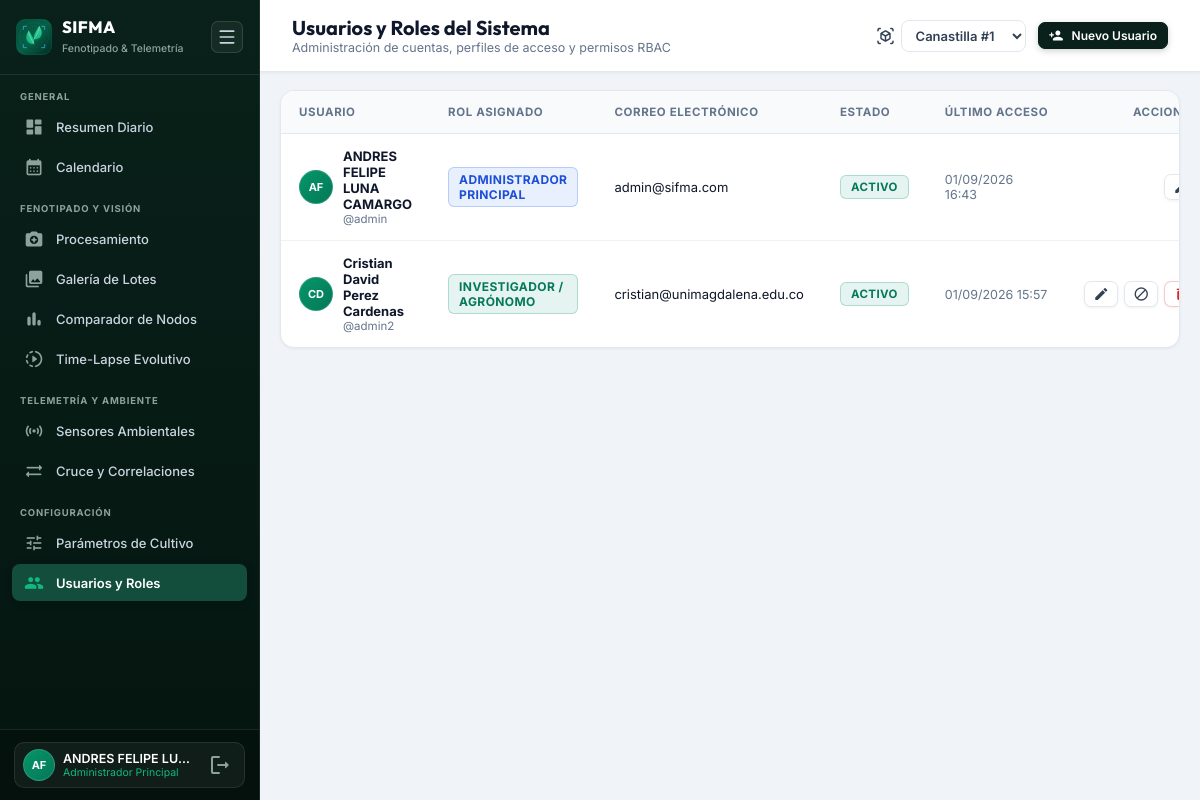
The app's page /users (signed in) with its own data.
### domain/models/user.py (models this page shows, shortened)
class User(db.Model):
    __tablename__ = 'users'
    id = Column(Integer, primary_key=True)
    username = Column(String(60), unique=True, nullable=False, index=True)
    full_name = Column(String(120), nullable=False)
    email = Column(String(120), unique=True, nullable=True)
    password_hash = Column(String(256), nullable=False)
    role = Column(String(30), default='investigador', nullable=False) # 'admin', 'investigador', 'operador'
    is_active = Column(Boolean, default=True, nullable=False)
    created_at = Column(DateTime, default=datetime.now)
    last_login = Column(DateTime, nullable=True)
    @property
    def role_display(self) -> str:
        roles_map = {
            "admin": "Administrador Principal",
            "investigador": "Investigador / Agrónomo",
            "operador": "Técnico de Campo"
        }
        return roles_map.get(self.role, "Usuario")
    @property
    def avatar_initials(self) -> str:
        if not self.full_name:
            return self.username[:2].upper()
        parts = self.full_name.strip().split()
        if len(parts) >= 2:
            return f"{parts[0][0]}{parts[1][0]}".upper()
        return parts[0][:2].upper()

### presentation/web/dashboard_routes.py (the view)
@dashboard_bp.route('/users')
@role_required('admin')
def users_management():
    config = system_service.get_config()
    active_plant_id = get_active_plant_id()
    users = user_service.get_all_users()
    return render_template('users.html',
                           config=config,
                           users=users,
                           active_plant_id=active_plant_id)

### application/services/system_service.py (called while the page is built)
    def get_config(self) -> Config:
        return self.config_repo.get()

    def get_profile(self, crop_type: Optional[str] = None) -> CropProfile:
        if not crop_type:
            cfg = self.get_config()
            crop_type = cfg.selected_crop_type
        profile = self.crop_repo.get_by_type(crop_type)
        if not profile:
            profile = self.crop_repo.get_by_type("cebollin") or self.crop_repo.get_all()[0]
        return profile

    def get_crop_for_plant(self, plant_id: int) -> str:
        cfg = self.get_config()
        attr_name = f"plant_{plant_id}_crop"
        return getattr(cfg, attr_name, None) or cfg.selected_crop_type or "cebollin"

    def get_profile_for_plant(self, plant_id: int) -> CropProfile:
        crop_type = self.get_crop_for_plant(plant_id)
        return self.get_profile(crop_type)

    def get_all_plant_profiles_map(self) -> Dict[int, Dict[str, str]]:
        res = {}
        for pid in range(1, 5):
            c_type = self.get_crop_for_plant(pid)
            prof = self.get_profile(c_type)
            res[pid] = {
                "plant_id": pid,
                "crop_type": c_type,
                "display_name": prof.display_name if prof else c_type.capitalize()
            }
        return res

### application/services/user_service.py (called while the page is built)
    def get_all_users(self) -> List[User]:
        return self.user_repo.get_all()

### infrastructure/database/repositories/config_repository.py (called while the page is built)
    def get(self) -> Config:
        config = Config.query.first()
        if not config:
            config = Config()
            db.session.add(config)
            db.session.commit()
        return config

### infrastructure/database/repositories/crop_repository.py (called while the page is built)
    def get_by_type(self, crop_type: str) -> Optional[CropProfile]:
        if not crop_type:
            return None
        return CropProfile.query.filter_by(crop_type=crop_type).first()

### infrastructure/database/repositories/user_repository.py (called while the page is built)
    def get_all(self) -> List[User]:
        return User.query.order_by(User.created_at.asc()).all()

### presentation/web/dashboard_routes.py (called while the page is built, shortened)
def get_active_plant_id():
    arg_id = request.args.get('plant_id')
    return session.get('active_plant_id', 1)

def get_current_user_profile():
    return {
        "id": session.get("user_id", 1),
        "username": session.get("username", "admin"),
        "name": session.get("user_name", "Andres Luna"),
        "role": session.get("user_role", "admin"),
        "role_display": session.get("user_role_display", "Administrador Principal"),
        "avatar": session.get("user_avatar", "AL")
    }

### templates/users.html (shortened to what this page needs)
{% extends 'base.html' %}
{% block heading %}Usuarios y Roles del Sistema{% endblock %}
{% block subheading %}Administración de cuentas, perfiles de acceso y permisos RBAC{% endblock %}
{% block header_actions %}
<button class="btn btn-primary btn-sm" onclick="openCreateUserModal()">
    <span class="material-icons-round">person_add</span>
    <span>Nuevo Usuario</span>
</button>
{% endblock %}
{% block content %}
<div class="users-table-container">
    <table class="users-table">
        <thead>
            <tr>
                <th>Usuario</th>
                <th>Rol Asignado</th>
                <th>Correo Electrónico</th>
                <th>Estado</th>
                <th>Último Acceso</th>
                <th style="text-align: right;">Acciones</th>
            </tr>
        </thead>
        <tbody id="users-table-body">
            {% for u in users %}
            <tr id="user-row-{{ u.id }}">
                <td>
                    <div style="display: flex; align-items: center; gap: 10px;">
                        <div class="user-avatar-circle" style="width: 34px; height: 34px; font-size: 11px;">
                            {{ u.avatar_initials }}
                        </div>
                        <div>
                            <div style="font-weight: 700; color: var(--text-heading);">{{ u.full_name }}</div>
                            <div style="font-size: 11.5px; color: var(--text-muted);">@{{ u.username }}</div>
                        </div>
                    </div>
                </td>
                <td>
                    <span class="badge {% if u.role == 'admin' %}badge-primary{% elif u.role == 'investigador' %}badge-success{% else %}badge-warning{% endif %}" style="font-size: 12px;">
                        {{ u.role_display }}
                    </span>
                </td>
                <td style="font-size: 13px; color: var(--text-heading);">{{ u.email or 'Sin registrar' }}</td>
                <td>
                    <span class="badge {% if u.is_active %}badge-success{% else %}badge-danger{% endif %}">
                        {% if u.is_active %}Activo{% else %}Inactivo{% endif %}
                    </span>
                </td>
                <td style="font-size: 12.5px; color: var(--text-muted);">
                    {{ u.last_login.strftime('%d/%m/%Y %H:%M') if u.last_login else 'Sin ingresos' }}
                </td>
                <td style="text-align: right;">
                    <div style="display: inline-flex; align-items: center; gap: 6px;">
                        <button class="btn btn-outline btn-sm" style="padding: 4px 8px; font-size: 12px;" onclick="openEditUserModal({{ u.id }}, '{{ u.full_name }}', '{{ u.email or '' }}', '{{ u.role }}')" title="Editar Rol y Datos">
                            <span class="material-icons-round" style="font-size: 16px;">edit</span>
                        </button>
                        {% if u.username != 'admin' %}
                        <button class="btn btn-outline btn-sm" style="padding: 4px 8px; font-size: 12px; color: {% if u.is_active %}#d97706{% else %}#059669{% endif %};" onclick="toggleUserStatus({{ u.id }})" title="{% if u.is_active %}Desactivar{% else %}Activar{% endif %} Cuenta">
                            <span class="material-icons-round" style="font-size: 16px;">{% if u.is_active %}block{% else %}check_circle{% endif %}</span>
                        </button>
                        <button class="btn btn-danger btn-sm" style="padding: 4px 8px; font-size: 12px;" onclick="deleteUser({{ u.id }}, '{{ u.username }}')" title="Eliminar Usuario">
                            <span class="material-icons-round" style="font-size: 16px;">delete</span>
                        </button>
                        {% endif %}
                    </div>
                </td>
            </tr>
            {% endfor %}
        </tbody>
    </table>
</div>
{% endblock %}

### templates/base.html (shortened to what this page needs)
<!DOCTYPE html>
<html lang="es">
<head>
    <link rel="stylesheet" href="{{ url_for('static', filename='css/index.css') }}">
</head>
<body>
    <div class="app-container">
        <aside class="sidebar" id="sidebar">
            <div class="sidebar-header">
                <div class="sidebar-brand-group">
                    <div class="sidebar-logo-icon" style="background: transparent; box-shadow: none; padding: 0;">
                        <img src="{{ url_for('static', filename='img/sifma_logo.svg') }}" alt="SIFMA Logo" style="width: 38px; height: 38px; border-radius: 9px;">
                    </div>
                    <div class="sidebar-brand-text">
                        <h2>SIFMA</h2>
                        <span>Fenotipado & Telemetría</span>
                    </div>
                </div>
                <button class="sidebar-toggle-btn" id="sidebar-toggle" onclick="toggleSidebar()" title="Colapsar / Expandir Barra Lateral">
                    <svg xmlns="http://www.w3.org/2000/svg" width="20" height="20" viewBox="0 0 24 24" fill="none" stroke="currentColor" stroke-width="2" stroke-linecap="round" stroke-linejoin="round" class="lucide lucide-menu-icon lucide-menu"><path d="M4 5h16"/><path d="M4 12h16"/><path d="M4 19h16"/></svg>
                </button>
            </div>
            <div class="sidebar-scrollable">
                <div>
                    <div class="nav-section-title">General</div>
                    <div class="nav-group">
                        <a href="{{ url_for('dashboard.index') }}" class="nav-link {% if request.path == '/' %}active{% endif %}" id="nav-dashboard" title="Resumen Diario">
                            <span class="material-icons-round">dashboard</span>
                            <span class="nav-link-text">Resumen Diario</span>
                        </a>
                        <a href="{{ url_for('dashboard.calendar_view') }}" class="nav-link {% if '/calendar' in request.path %}active{% endif %}" id="nav-calendar" title="Calendario de Muestreos y Telemetría">
                            <span class="material-icons-round">calendar_month</span>
                            <span class="nav-link-text">Calendario</span>
                        </a>
                    </div>
                </div>
                <div>
                    <div class="nav-section-title">Fenotipado y Visión</div>
                    <div class="nav-group">
                        <a href="{{ url_for('dashboard.processing_panel') }}" class="nav-link {% if '/processing' in request.path %}active{% endif %}" id="nav-processing" title="Procesamiento">
                            <span class="material-icons-round">camera_enhance</span>
                            <span class="nav-link-text">Procesamiento</span>
                        </a>
                        <a href="{{ url_for('dashboard.gallery') }}" class="nav-link {% if '/gallery' in request.path %}active{% endif %}" id="nav-gallery" title="Galería de Lotes">
                            <span class="material-icons-round">photo_library</span>
                            <span class="nav-link-text">Galería de Lotes</span>
                        </a>
                        <a href="{{ url_for('dashboard.inter_plant_benchmark') }}" class="nav-link {% if '/benchmark' in request.path %}active{% endif %}" id="nav-benchmark" title="Comparador Inter-Canastillas">
                            <span class="material-icons-round">bar_chart</span>
                            <span class="nav-link-text">Comparador de Nodos</span>
                        </a>
                        <a href="{{ url_for('dashboard.timelapse_viewer') }}" class="nav-link {% if '/timelapse' in request.path %}active{% endif %}" id="nav-timelapse" title="Time-Lapse Evolutivo">
                            <span class="material-icons-round">slow_motion_video</span>
                            <span class="nav-link-text">Time-Lapse Evolutivo</span>
                        </a>
                    </div>
                </div>
                <div>
                    <div class="nav-section-title">Telemetría y Ambiente</div>
                    <div class="nav-group">
                        <a href="{{ url_for('dashboard.detailed_sensors') }}" class="nav-link {% if '/sensors' in request.path %}active{% endif %}" id="nav-sensors" title="Sensores Ambientales">
                            <span class="material-icons-round">sensors</span>
                            <span class="nav-link-text">Sensores Ambientales</span>
                        </a>
                        <a href="{{ url_for('dashboard.cross_analysis') }}" class="nav-link {% if '/cross_analysis' in request.path %}active{% endif %}" id="nav-cross-analysis" title="Cruce y Correlaciones">
                            <span class="material-icons-round">sync_alt</span>
                            <span class="nav-link-text">Cruce y Correlaciones</span>
                        </a>
                    </div>
                </div>
                <div>
                    <div class="nav-section-title">Configuración</div>
                    <div class="nav-group">
                        <a href="{{ url_for('dashboard.configuration_panel') }}" class="nav-link {% if '/config' in request.path %}active{% endif %}" id="nav-config" title="Parámetros de Cultivo">
                            <span class="material-icons-round">tune</span>
                            <span class="nav-link-text">Parámetros de Cultivo</span>
                        </a>
                        {% if current_user.role == 'admin' %}
                        <a href="{{ url_for('dashboard.users_management') }}" class="nav-link {% if '/users' in request.path %}active{% endif %}" id="nav-users" title="Usuarios y Roles">
                            <span class="material-icons-round">group</span>
                            <span class="nav-link-text">Usuarios y Roles</span>
                        </a>
                        {% endif %}
                    </div>
                </div>
            </div>
            <div class="sidebar-footer">
                <div class="user-profile-widget">
                    <div class="user-avatar-circle" title="{{ current_user.role_display }}">
                        {{ current_user.avatar }}
                    </div>
                    <div class="user-info-text">
                        <div class="user-name" title="{{ current_user.name }}">{{ current_user.name }}</div>
                        <div class="user-role">{{ current_user.role_display }}</div>
                    </div>
                    <a href="{{ url_for('dashboard.logout') }}" class="user-logout-btn" title="Cerrar Sesión">
                        <span class="material-icons-round">logout</span>
                    </a>
                </div>
            </div>
        </aside>
        <main class="main-content" id="main-content">
            <header class="top-header">
                <div class="header-left-col">
                    <div class="header-title-block">
                        <h1 id="page-heading">{% block heading %}Dashboard Analítico{% endblock %}</h1>
                        <p id="page-subheading">{% block subheading %}Resumen general de la jornada y fenotipado{% endblock %}</p>
                    </div>
                </div>
                <div class="header-controls-row">
                    {% block header_controls %}
                    <div style="display: flex; align-items: center; gap: 6px;">
                        <span class="material-icons-round text-muted" style="font-size: 18px;">view_in_ar</span>
                        <select id="header-plant-selector" class="form-input-control" style="padding: 6px 10px; font-weight: 600; font-size: 13px; cursor: pointer; width: auto;" onchange="switchActivePlant(this.value)">
                            <option value="1" {% if active_plant_id == 1 %}selected{% endif %}>Canastilla #1</option>
                        </select>
                    </div>
                    {% endblock %}
                    {% block header_actions %}{% endblock %}
                </div>
            </header>
            <div class="content-viewport">
                {% block content %}{% endblock %}
            </div>
        </main>
    </div>
</body>
</html>

### records on screen
User: avatar_initials "AF", full_name "ANDRES FELIPE LUNA CAMARGO", username "admin", role_display "ADMINISTRADOR PRINCIPAL", email "admin@sifma.com", is_active "ACTIVO", last_login "01/09/2026 16:43"
User: avatar_initials "CD", full_name "Cristian David Perez Cardenas", username "admin2", role_display "INVESTIGADOR / AGRÓNOMO", email "cristian@unimagdalena.edu.co", is_active "ACTIVO", last_login "01/09/2026 15:57"

### other values on screen
{{ current_user.avatar }} "AF"
{{ current_user.name }} "ANDRES FELIPE LU…"
{{ current_user.role_display }} "Administrador Principal"
